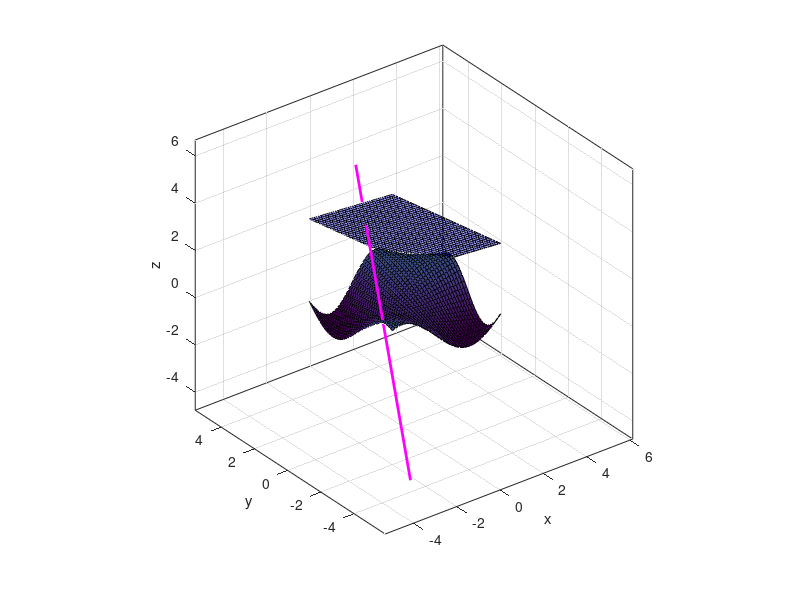

MATLAB code to generate this figure:
%https://i.imgur.com/xPVGiR9.png
f=@(x,y)sin(x.*y./2);

dfdx=@(x,y)0.5*y.*cos(x.*y./2); dfdy=@(x,y)0.5*x.*cos(x.*y./2);

L=@(x,y,a,b)f(a,b)+dfdx(a,b)*(x-a)+dfdy(a,b)*(y-b);
n=@(x,y)[dfdx(x,y);dfdy(x,y);-1];

a=2; b=2.3;   % Ytans koordinater
c=-1.2; d=-0.4; % Normalens koordinater
p0=[c;d;f(c,d)]; n0=n(c,d);
x=linspace(-2,3,40); y=linspace(-2,3,40);
[X,Y]=meshgrid(x,y);
Z=f(X,Y); T=L(X,Y,a,b);

surf(X,Y,Z)
hold on
surf(X,Y,T,'FaceColor','b','FaceAlpha',0.4);
s=[-5 5];
plot3(p0(1)+s*n0(1),p0(2)+s*n0(2),p0(3)+s*n0(3),'m','linewidth',2);
hold off
xlabel('x'), ylabel('y'), zlabel('z'), box on
axis equal, axis vis3d, rotate3d on
